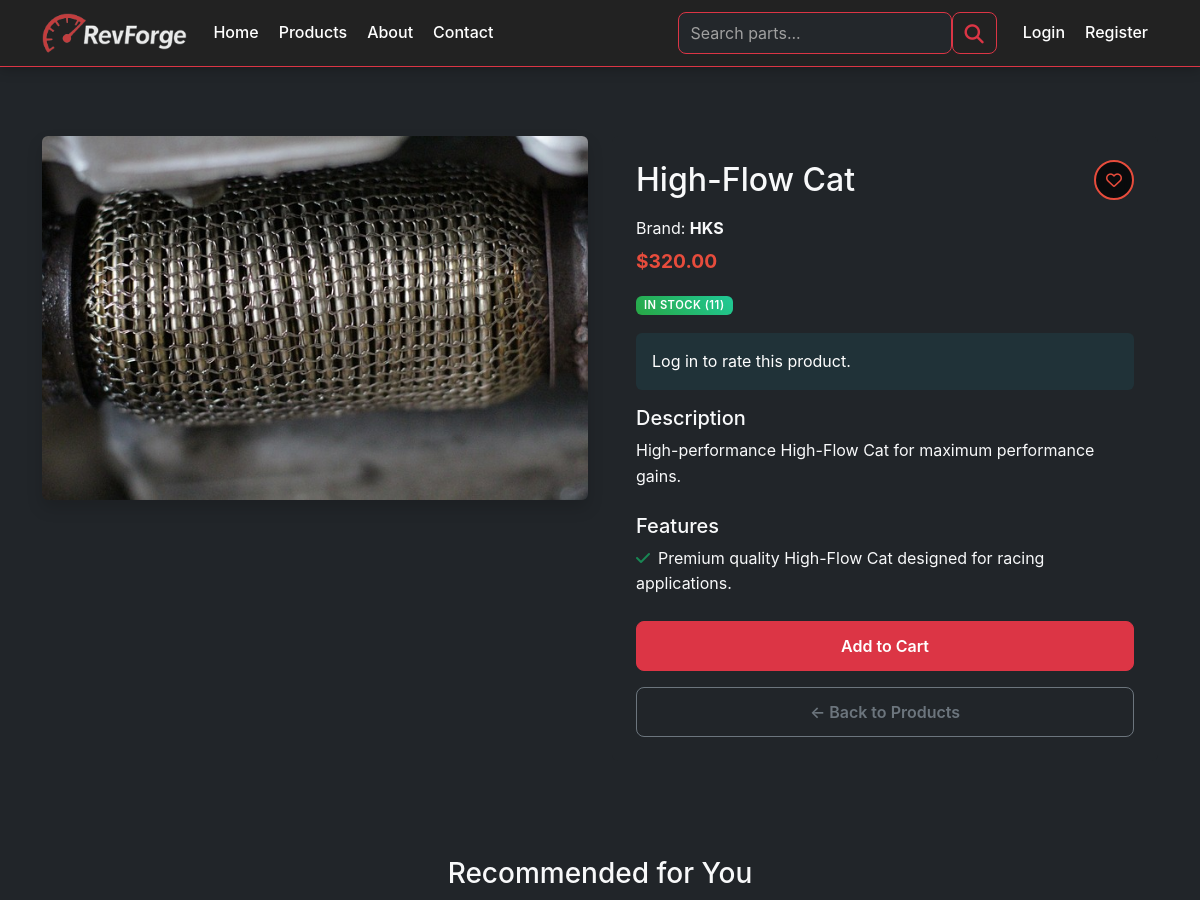
Before: /product/high-flow-cat/ (upper part) with the older database file.
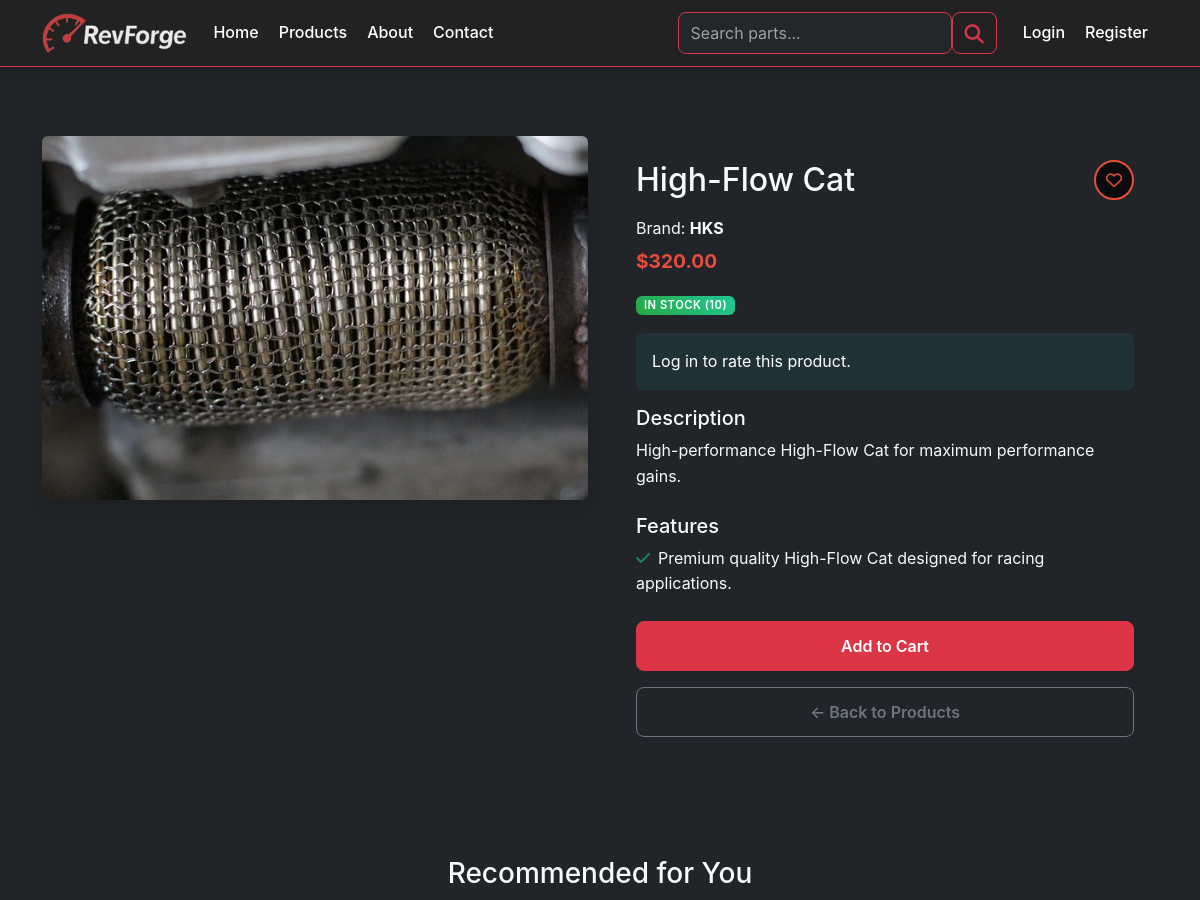
After: the same page with the newer database file.
### products/models.py (models this page shows, shortened)
class Product(models.Model):
    name = models.CharField(
        max_length=40,
        help_text="Product name (max 40 characters)"
    ) #Sets the name of the product
    slug = models.SlugField(max_length=200, blank=True) #Sets the slug of the product
    sku = models.CharField(
        max_length=50,
        unique=True,
        blank=True,
        validators=[validate_sku],
        help_text="Stock Keeping Unit (auto-generated if not provided)"
    ) #Sets the SKU of the product
    category = models.ForeignKey(Category, on_delete=models.CASCADE, related_name='products') #Sets the category of the product
    subcategory = models.ForeignKey(SubCategory, on_delete=models.CASCADE, related_name='products') #Sets the subcategory of the product
    brand = models.ForeignKey(Brand, on_delete=models.CASCADE, related_name='products') #Sets the brand of the product
    price = models.DecimalField(
        max_digits=10,
        decimal_places=2,
        validators=[validate_price]
    ) #Sets the price of the product
    sale_price = models.DecimalField(max_digits=10, decimal_places=2, blank=True, null=True) #Sets the sale price of the product
    discount_percentage = models.PositiveIntegerField(default=0, validators=[MaxValueValidator(100)], help_text="Discount percentage (0-100)") #Sets the discount percentage of the product
    stock_quantity = models.PositiveIntegerField(
        default=0, #Sets the default stock quantity to 0
        validators=[validate_stock_quantity] #Validates the stock quantity
    ) #Sets the stock quantity of the product
    min_stock_level = models.PositiveIntegerField(default=5, validators=[MinValueValidator(1), MaxValueValidator(1000)]) #Sets the minimum stock level of the product
    description = models.TextField(
        max_length=1200,
        help_text="Product description (max 1200 characters)"
    ) #Sets the description of the product
    features = models.TextField(
        blank=True,
        max_length=1000,
        help_text="Key features and benefits (max 1000 characters)"
    ) #Sets the features of the product
    main_image = models.ImageField(upload_to='products/main/', blank=True, null=True, validators=[validate_file_size, validate_file_type]) #Sets the main image of the product
    is_active = models.BooleanField(default=True) #Sets the active status of the product
    is_featured = models.BooleanField(default=False) #Sets the featured status of the product
    is_bestseller = models.BooleanField(default=False) #Sets the bestseller status of the product
    meta_title = models.CharField(max_length=200, blank=True) #Sets the meta title of the product
    meta_description = models.TextField(blank=True) #Sets the meta description of the product
    keywords = models.CharField(max_length=500, blank=True) #Sets the keywords of the product
    vendor = models.ForeignKey( #Sets the vendor of the product
        'users.UserProfile',
        on_delete=models.SET_NULL,
        blank=True,
        null=True,
        related_name='vendor_products',
        help_text="Vendor who created this product"
    )
    is_authentic_f1_part = models.BooleanField( #Sets the authentic F1 part status of the product
        default=False,
        help_text="Is this an authentic F1 part from a verified vendor?"
    )
    created_at = models.DateTimeField(auto_now_add=True) #Sets the created at of the product
    updated_at = models.DateTimeField(auto_now=True) #Sets the updated at of the product
    class Meta:
        ordering = ['-created_at'] #Sets the ordering of the product
    @property
    def is_on_sale(self):
        return self.sale_price is not None and self.sale_price < self.price #Checks if the product is on sale
    @property
    def stock_status(self):
        if self.stock_quantity == 0: #Checks if the stock quantity is 0
            return 'out_of_stock' #Returns the stock status as out of stock
        elif self.stock_quantity <= self.min_stock_level: #Checks if the stock quantity is less than or equal to the minimum stock level
            return 'low_stock' #Returns the stock status as low stock
        else:
            return 'in_stock' #Returns the stock status as in stock
    @property
    def average_rating(self):
        ratings = self.ratings.all() #Gets all the ratings for the product
        if ratings.exists(): #Checks if the ratings exist
            return round(ratings.aggregate(models.Avg('rating'))['rating__avg'], 1) #Returns the average rating
        return None #Returns None

class Brand(models.Model):
    name = models.CharField(max_length=100, unique=True) #Sets the name of the brand
    slug = models.SlugField(max_length=100, unique=True, blank=True) #Sets the slug of the brand
    logo = models.ImageField(upload_to='brands/', blank=True, null=True, validators=[validate_file_size, validate_file_type]) #Sets the logo of the brand
    description = models.TextField(blank=True) #Sets the description of the brand
    website = models.URLField(blank=True) #Sets the website of the brand
    is_f1_team = models.BooleanField(default=False, help_text="Is this an F1 team brand?") #Sets the F1 team status of the brand
    is_active = models.BooleanField(default=True) #Sets the active status of the brand
    created_at = models.DateTimeField(auto_now_add=True) #Sets the created at of the brand
    class Meta:
        ordering = ['name'] #Sets the ordering of the brand

### products/views.py (the view)
# urls.py: path('product/<slug:slug>/', views.product_detail, name='product_detail'), #Product detail page
def product_detail(request, slug):
    product = get_object_or_404(Product, slug=slug, is_active=True)
    user_rating = None
    is_in_wishlist = False
    if request.user.is_authenticated:
        user_rating = ProductRating.objects.filter(product=product, user=request.user).first() #Gets the user rating
        is_in_wishlist = Wishlist.objects.filter(user=request.user, product=product).exists() #Checks if the product is in the wishlist
        if request.method == 'POST':
            form = ProductRatingForm(request.POST, instance=user_rating) #Creates a form for the user rating
            if form.is_valid():
                rating_obj = form.save(commit=False) #Saves the rating object
                rating_obj.product = product #Sets the product to the rating object
                rating_obj.user = request.user #Sets the user to the rating object
                rating_obj.save() #Saves the rating object
                messages.success(request, 'Your rating has been submitted!') #Displays a success message
                return redirect('products:product_detail', slug=slug) #Redirects to the product detail page
        else:
            form = ProductRatingForm(instance=user_rating) #Creates a form for the user rating
    else:
        form = None #Sets the form to None
    recommended_qs = Product.objects.filter(
        is_active=True
    ).exclude(id=product.id)
    same_cat_brand = recommended_qs.filter(category=product.category, brand=product.brand) #Filters the recommended products by category and brand
    recommended_products = list(same_cat_brand.annotate(annotated_avg_rating=Avg('ratings__rating')).order_by('-annotated_avg_rating')[:3]) #Annotates the recommended products by average rating and orders them by the average rating
    if len(recommended_products) < 3: #Checks if the recommended products are less than 3
        needed = 3 - len(recommended_products) #Sets the needed to the difference between 3 and the length of the recommended products
        same_cat = recommended_qs.filter(category=product.category).exclude(id__in=[p.id for p in recommended_products]) #Filters the recommended products by category and excludes the products in the recommended products
        recommended_products += list(same_cat.annotate(annotated_avg_rating=Avg('ratings__rating')).order_by('-annotated_avg_rating')[:needed]) #Annotates the recommended products by average rating and orders them by the average rating
    if len(recommended_products) < 3: #Checks if the recommended products are less than 3
        needed = 3 - len(recommended_products) #Sets the needed to the difference between 3 and the length of the recommended products
        any_products = recommended_qs.exclude(id__in=[p.id for p in recommended_products]) #Filters the recommended products by excluding the products in the recommended products
        recommended_products += list(any_products.annotate(annotated_avg_rating=Avg('ratings__rating')).order_by('-annotated_avg_rating')[:needed]) #Annotates the recommended products by average rating and orders them by the average rating
    context = {
        'product': product, #Sets the product to the context
        'related_products': Product.objects.filter(
            category=product.category, #Filters the related products by category
            is_active=True #Filters the related products by active
        ).exclude(id=product.id)[:4], #Filters the related products by excluding the product
        'form': form,
        'user_rating': user_rating, #Sets the user rating to the context
        'is_in_wishlist': is_in_wishlist, #Sets the is in wishlist to the context
        'recommended_products': recommended_products, #Sets the recommended
    }
    return render(request, 'products/product_detail.html', context)

### templates/products/product_detail.html (shortened to what the changed rows need)
{% extends 'base/base.html' %}
{% load static %}
{% block extra_css %}
<link rel="stylesheet" href="{% static 'css/f1_part_badge.css' %}">
<link rel="stylesheet" href="{% static 'css/product_detail.css' %}">
{% endblock %}
{% block content %}
<section class="product-detail-section py-5">
    <div class="container">
        <div class="row g-4">
            <div class="col-lg-6 col-md-12 position-relative">
                {% if product.main_image %}
                <img src="{{ product.main_image.url }}" alt="{{ product.name }}" class="img-fluid rounded shadow w-100">
                {% else %}
                <div class="placeholder-image d-flex align-items-center justify-content-center bg-light rounded w-100">
                    <i class="fas fa-image fa-4x text-muted"></i>
                </div>
                {% endif %}
            </div>
            <div class="col-lg-6 col-md-12">
                <div class="product-info-card p-4 rounded">
                    <h2 class="mb-3 d-flex align-items-center justify-content-between flex-wrap">
                        <span class="product-title me-3">{{ product.name }}</span>
                        <span class="wishlist-heart">
                            {% if user.is_authenticated %}
                                <button type="button"
                                    class="btn {% if is_in_wishlist %}btn-danger{% else %}btn-outline-danger{% endif %} rounded-circle"
                                    title="{% if is_in_wishlist %}Remove from Wishlist{% else %}Add to Wishlist{% endif %}"
                                    onclick="toggleWishlist({{ product.id|escapejs }}, {{ is_in_wishlist|yesno:'true,false' }}, this)">
                                    {% if is_in_wishlist %}
                                        <i class="fas fa-heart"></i>
                                    {% else %}
                                        <i class="far fa-heart"></i>
                                    {% endif %}
                                </button>
                            {% else %}
                                <a href="{% url 'users:login' %}?next={{ request.get_full_path|urlencode }}" class="btn btn-outline-danger rounded-circle" title="Login to add to Wishlist">
                                    <i class="far fa-heart"></i>
                                </a>
                            {% endif %}
                        </span>
                    </h2>
                    <div class="mb-2">Brand: <strong>{{ product.brand.name }}</strong></div>
                    <div class="mb-3">
                        {% if product.is_on_sale %}
                        <span class="original-price h5 text-decoration-line-through me-2">${{ product.price }}</span>
                        <span class="current-price h4 text-danger fw-bold">${{ product.sale_price }}</span>
                        {% else %}
                        <span class="current-price h4">${{ product.price }}</span>
                        {% endif %}
                    </div>
                    <div class="mb-3">
                        {% if product.stock_status == 'out_of_stock' %}
                            <span class="badge bg-danger stock-badge out-of-stock">Out of Stock</span>
                        {% elif product.stock_status == 'low_stock' %}
                            <span class="badge bg-warning text-dark stock-badge low-stock">Low Stock ({{ product.stock_quantity }})</span>
                        {% else %}
                            <span class="badge bg-success stock-badge in-stock">In Stock ({{ product.stock_quantity }})</span>
                        {% endif %}
                    </div>
                    <div class="mb-4">
                        <div class="product-description">
                            <p class="text-break word-wrap">{{ product.description }}</p>
                        </div>
                    </div>
                    {% if product.features %}
                    <div class="mb-4">
                        <ul class="list-unstyled">
                            {% for feature in product.features.splitlines %}
                            <li class="mb-1"><i class="fas fa-check text-success me-2"></i>{{ feature }}</li>
                            {% endfor %}
                        </ul>
                    </div>
                    {% endif %}
                </div>
            </div>
        </div>
    </div>
</section>
{% endblock %}

Changed rows visible on the page:
changed Product "High-Flow Cat": stock_quantity "11" → "10"
